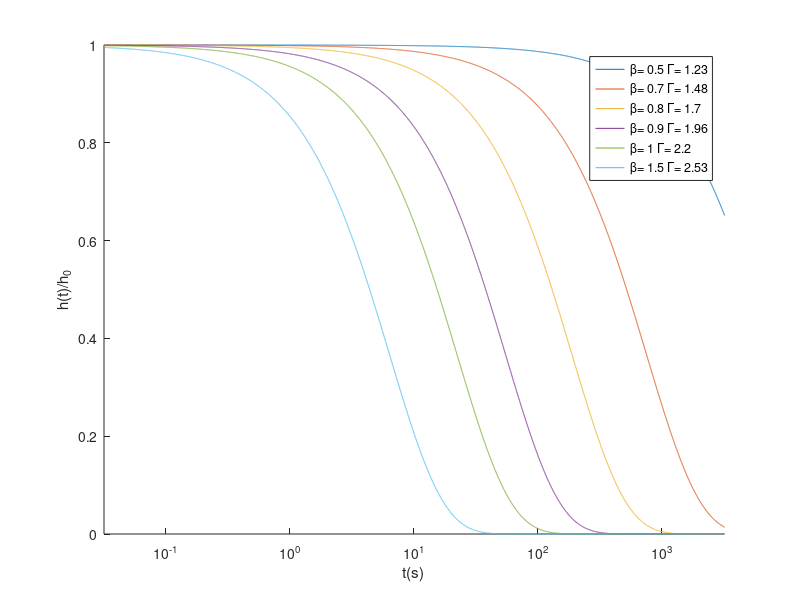

The MATLAB source for this figure: (Note: this script raises an error after producing the figure.)
plotType=2;
PON = 0;
switch plotType
    case 1 %gamma
        dvunits = '';
        dvlabel = '\Gamma';
        dvaxis =[0,1.4,0.05,0.40]
        dv=' g'
        ptype= 'gamma';
    case 2 %angle
        dv='ang1';
        dvunits = '\circ';
        dvlabel = 'Angle (\circ)';
        ptype= 'angle';
        dvaxis =[0,120,0.05,.45]
    case 3 %diff angles, NOT IMPLEMENTED
        dv='gamma';
        dvunits= ''; %technically should be (kgm/s^2)
        dvlabel = '\Gamma';
        
end


%volumeFraction.text
%time,   SmarticleInContainer,   phi,   height,   COM.z in container   
 
close all
% directory_name = uigetdir('D:\SimResults\Chrono\SmarticleU\tests');
directory_name = uigetdir('D:\SimResults\Chrono\SmarticleU\Results\Shake with Diff Angles');
directory_name(length(directory_name)+1)='\';

files = dir(horzcat(directory_name,'2015*'));
figure(1);
hold on;

depVar = zeros(length(files),1);
depVarLegend= cell(length(depVar),1);
for j= 1:length(files)
    
    fname = files(j).name;
    pattern = horzcat(dv,'=([0-9.]*)');
    pars= regexp(fname, pattern, 'tokens'); 
    try
    depVar(j)= str2double(cell2mat(pars{1})); %lw info for that fileoar
    catch err
        pts('plottype=',plotType);
        error(horzcat('Try switching plotType! You''re plotting with depvar==',ptype));
    end
    data=importdata(horzcat(directory_name,files(j).name,'\PostProcess\volumeFraction.txt'));
    t_0idx=find(data(:,1)>.35,1); %shaking starts at .5
    t_0=data(t_0idx,1);
    h_0=data(t_0idx,5);
    
    xdat =data(t_0idx:end,1)-t_0;
    ydat = data(t_0idx:end,5)/h_0;
%     plot(data(t_0idx:end,1)-t_0,data(t_0idx:end,5)*2/h_0-1);
     plot(xdat,ydat);
    hold on;
end
for i=1:length(depVar)
    depVarLegend{i}=horzcat(num2str(depVar(i)),dvunits);
end
% legend(depVarLegend);
set(gca, 'XScale', 'log')
xlabel('t(s)');
ylabel('h(t)/h_0');
axis([10^(-1.5) 10^3.5,0,1.0]);
%% plot approximate lines from paper
f= 30;
gamma=[1.23 1.48 1.7 1.96 2.20 2.53];
beta= [.5 .7 .8 .9 1 1.5]; %changes with gamma
delta=14.3; %changes with l/w
t=logspace(-1.5,6,10000);
for i=1:length(gamma)

    tau = 1/(30)*exp(delta/gamma(i));
    htho = exp(-(t./tau)).^beta(i);
%     htho = exp(-t./tau).^beta(i);
    depVarLegend{length(depVarLegend)+1}=horzcat('\beta= ',num2str(beta(i)),' \Gamma= ',num2str(gamma(i)));
    plot(t,htho)
end
legend(depVarLegend);

%% start of determining beta and delta
delta=15;
beta = 1.48;
parsin = [delta,beta];

% fitStretched(parsin,c,xdat,ydat,PON)
deltaFit = zeros(length(files),1);
betaFit = zeros(length(files),1);

for i= 1:length(files)
    fname = files(i).name;
    pattern = horzcat(dv,'=([0-9.]*)');
    pars= regexp(fname, pattern, 'tokens');  %find amp and frequency from filename
    
    if(plotType ~=1)
        
        pattern2 = horzcat(' g','=([0-9.]*)'); 
        gammaPars= regexp(fname, pattern2, 'tokens');  %find amp and frequency from filename
    else
        gammaPars = pars;
    end
   
    depVar(i)= str2double(cell2mat(pars{1})); %lw info for that fileoar
    gammaVal(i) = str2double(cell2mat(gammaPars{1}));
    data=importdata(horzcat(directory_name,files(i).name,'\PostProcess\volumeFraction.txt'));
    t_0idx=find(data(:,1)>.35,1); %shaking starts at .5
    t_0=data(t_0idx,1);
    h_0=data(t_0idx,5);
    xdat =data(t_0idx:end,1)-t_0;
    ydat = data(t_0idx:end,5)/h_0;
    out =fitStretched(parsin,gammaVal(i),xdat,ydat,PON);
    deltaFit(i)=out(1,1);
    betaFit(i)=out(1,2);
%          plot(xdat,ydat);
%     hold on;
end


figure(44)
betaPlot = errBarCalc(depVar,betaFit);
hold on;
% plot(depVar,betaFit,'.b-','MarkerSize',25);
errorbar(betaPlot(:,1),betaPlot(:,2),betaPlot(:,3),'o-');
xlabel(dvlabel)
ylabel('\beta')

figure(45)
hold on;
deltaPlot = errBarCalc(depVar,deltaFit);
% plot(depVar,deltaFit,'.b-','MarkerSize',25);
errorbar(deltaPlot(:,1),deltaPlot(:,2),deltaPlot(:,3),'o-');
xlabel(dvlabel)
ylabel('\Delta')

if(plotType==1)%only works for gamma varied runs
    
    figure(10)
    lntauvgamma=errBarCalc(1./depVar,log(1/30*exp(deltaFit./depVar)));
    errorbar(lntauvgamma(:,1),lntauvgamma(:,2),lntauvgamma(:,3),'o-');
    hold on;
    ylabel('ln(\tau/\tau_0)')
    xlabel('\Gamma^{-1}');
end
